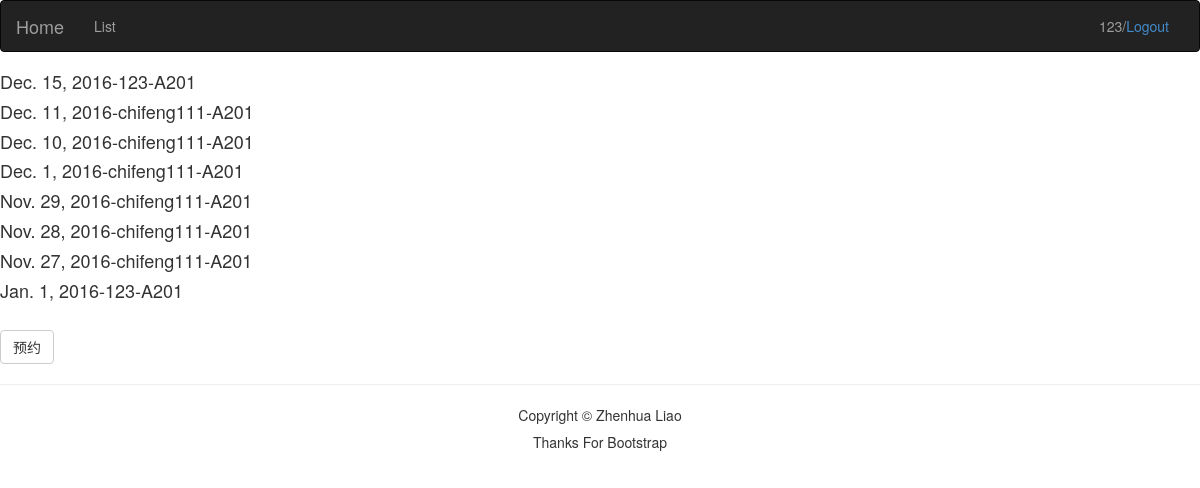
/conferance/1/ (signed in), run on the app's committed database.
### conferance/models.py (models this page shows, shortened)
class Order(models.Model):
    user = models.ForeignKey(User, default=1)
    room = models.ForeignKey(ConfeRoom, default=1)
    time = models.DateField()

class ConfeRoom(models.Model):
    num = models.CharField(max_length=5)
    size = models.CharField(max_length=5)
    class MEAT:                 #引入MEAT中间件，为了在前端显示的时候以“num”顺序排列，与下一个类似
        ordering = ["num"]
    def __str__(self):
        return self.num

### conferance/views.py (the view)
# urls.py: url(r'^(?P<id>[0-9]+)/$', views.appointment, name='appointment'),#列出预约情况
def appointment(request, id):
    room = get_object_or_404(ConfeRoom, id=id)
    order = Order.objects.filter(room=room).order_by('-time')
    content = {
        'order': order,
        'room': room
    }
    return render(request, 'order.html', content)

### conferance/templates/order.html (shortened to what this page needs)
{% extends 'base.html' %}
{% block body %}
    {% for i in order %}
        <h4>{{ i.time }}-{{ i.user }}-{{ i.room }}</h4>
    {% endfor %}
    <br>
    <a href="{% url 'conferance:add' room.id %}" class="btn btn-default" role="button">预约</a>
{% endblock %}

### conferance/templates/base.html (shortened to what this page needs)
<!DOCTYPE html>
<html lang="en">
<head>
    <link href="/static/css/bootstrap.min.css" rel="stylesheet">
    <link href="/static/css/bootstrap.css" rel="stylesheet">
</head>
<body>
<nav class="navbar navbar-inverse">
<div class="container-fluid">
    <div class="navbar-header">
        <a class="navbar-brand" href="{% url 'conferance:list' %}">Home</a>
    </div>
    <div class="collapse navbar-collapse" id="navtop">
      <ul class="nav navbar-nav">
          <li class=""><a href="#">List</a></li>
      </ul>
       <ul class="nav navbar-nav navbar-right">
           <li>
               {% if request.user.is_active %}
                   <p class="navbar-text">{{ user.username }}/<a href="{% url 'conferance:logo' %}">Logout</a> </p>
               {% else %}
                   <p class="navbar-text"><a href="{% url 'conferance:register' %}">Register</a>/<a href="{% url 'conferance:logi' %}">Login</a></p>
               {% endif %}
           </li>
       </ul>
    </div>
</div>
</nav>
    {% block body %}{% endblock %}
    <footer class="footer" role="contentinfo">
        <hr>
        <div class="container">
            <p class="text-center">Copyright © Zhenhua Liao</p>
            <h5 class="text-center"> Thanks For Bootstrap </h5>
        </div>
    </footer>
</body>
</html>

### data on the page
Order: time "Dec. 15, 2016", user "123", room "A201"
Order: time "Dec. 11, 2016", user "chifeng111", room "A201"
Order: time "Dec. 10, 2016", user "chifeng111", room "A201"
Order: time "Dec. 1, 2016", user "chifeng111", room "A201"
Order: time "Nov. 29, 2016", user "chifeng111", room "A201"
Order: time "Nov. 28, 2016", user "chifeng111", room "A201"
Order: time "Nov. 27, 2016", user "chifeng111", room "A201"
Order: time "Jan. 1, 2016", user "123", room "A201"

### other printed values
{{ user.username }} "123"
